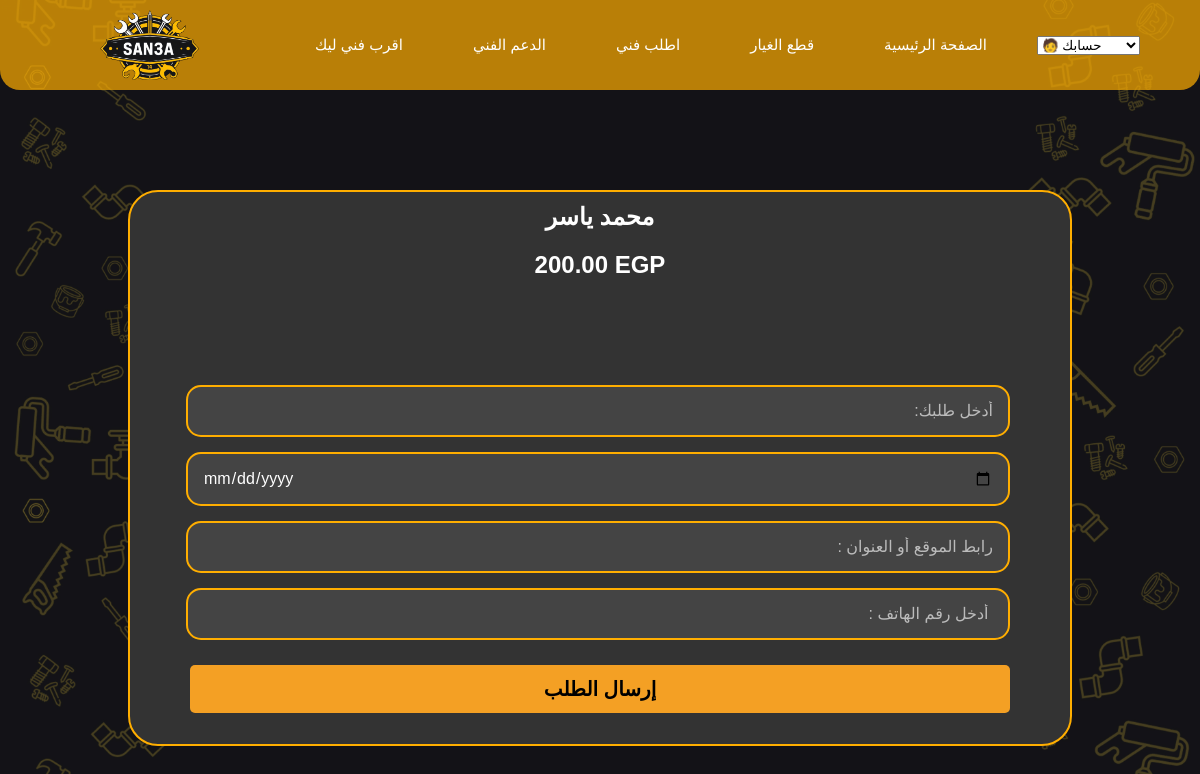
The page /order.php?id=33 on the database its author committed.
### tables this page shows
CREATE TABLE `technicians` (
  `user_id` int(11) NOT NULL,
  `rating` decimal(3,2) DEFAULT 5.00,
  `visit_price` decimal(10,2) DEFAULT 200.00,
  `area` varchar(50) DEFAULT NULL,
  `province` varchar(50) DEFAULT 'القاهرة',
  `specialty` varchar(50) DEFAULT 'كهربائي',
  `work_hours` text DEFAULT 'من 5 الى 9',
  `tech_id` int(50) NOT NULL
);

CREATE TABLE `users` (
  `user_id` int(11) NOT NULL,
  `first_name` varchar(50) NOT NULL,
  `last_name` varchar(50) NOT NULL,
  `email` varchar(100) NOT NULL,
  `phone` varchar(15) DEFAULT NULL,
  `password` varchar(255) NOT NULL,
  `national_id` varchar(20) DEFAULT NULL,
  `user_type` enum('client','technician') NOT NULL,
  `address` text DEFAULT NULL,
  `created_at` timestamp NOT NULL DEFAULT current_timestamp()
);

### order.php (the view, shortened to what this page needs)
<?php
    $technician_id=$_GET['id'];
    include("DBconn/conn.php");
    $sql="SELECT users.first_name,users.last_name,technicians.visit_price
    FROM technicians
    JOIN users ON users.user_id = technicians.user_id
    WHERE technicians.user_id=$technician_id";
    $result=mysqli_query($conn,$sql);
    $row=mysqli_fetch_assoc($result);
?>
<!DOCTYPE html>
<html lang="ar">
<head>
    <link rel="stylesheet" href="style/order.css">
</head>
<body>
    <div class="order">
        <h2><?php echo $row['first_name'].' '.$row['last_name'] ?></h2>
        <h2><?php echo $row['visit_price'].' '.'EGP'?></h2>
        <form method="post">
            <input type="text" name="serviceType" required placeholder="أدخل طلبك:">
            <input type="date" name="appointmentDate" required>
            <input type="text" name="address" required placeholder="رابط الموقع أو العنوان :">
            <input type="text" name="phone" required placeholder=" أدخل رقم الهاتف : ">
            <button type="submit">إرسال الطلب</button>
        </form>
    </div>
</body>
</html>

### style/order.css (style rules this page uses)
body { font-family: Arial, sans-serif; background: url(../Resorces/background.jpg); background-size: cover; text-align: center; margin: 0; padding: 0; }
.header { display: flex; align-items: center; justify-content: space-between; padding: 20px 60px; background-color: rgba(255, 174, 0, 0.7); border-radius: 0 0 20px 20px; height: 50px; }
.logo { width: 99px; padding: 0px 40px; }
.link { display: flex; gap: 30px; font-size: 15px; white-space: nowrap; align-items: center; }
.link a { text-decoration: none; padding: 10px 20px; color: #fff; }
form { display: flex; justify-content: center; flex-direction: column; direction: rtl; text-align: right; margin-top: auto; width: 100%; max-width: 860px; padding: 20px; box-sizing: border-box; gap: 15px; }
input { font-family: "Tajawal", sans-serif; justify-content: center; flex-direction: column; width: 790px; max-width: 800px; padding: 15px; border: 2px solid #ffae00; border-radius: 15px; background: #444; color: white; font-size: 16px; }
.order { display: flex; flex-direction: column; align-items: center; justify-content: center; text-align: center; margin-top: 100px; margin-bottom: auto; margin-left: auto; margin-right: auto; width: 90%; max-width: 900px; background: #333; border: 2px solid #ffae00; padding: 1px 20px; border-radius: 30px; height: 550px; }
h2 { color: white; padding: 0px; margin: 10px; }
input::placeholder { text-align: right; direction: rtl; color: #bbb }
button { font-family: "Tajawal", sans-serif; background-color: #f4a024; color: black; width: 100%; padding: 12px; margin: 10px 0; border-radius: 5px; border: none; cursor: pointer; font-size: 20px; font-weight: bold; }

### order.php (style rules this page uses)
h2 { font-weight: bold; }

### rows shown on the page
technicians: user_id.first_name "محمد", user_id.last_name "ياسر", visit_price "200.00"
